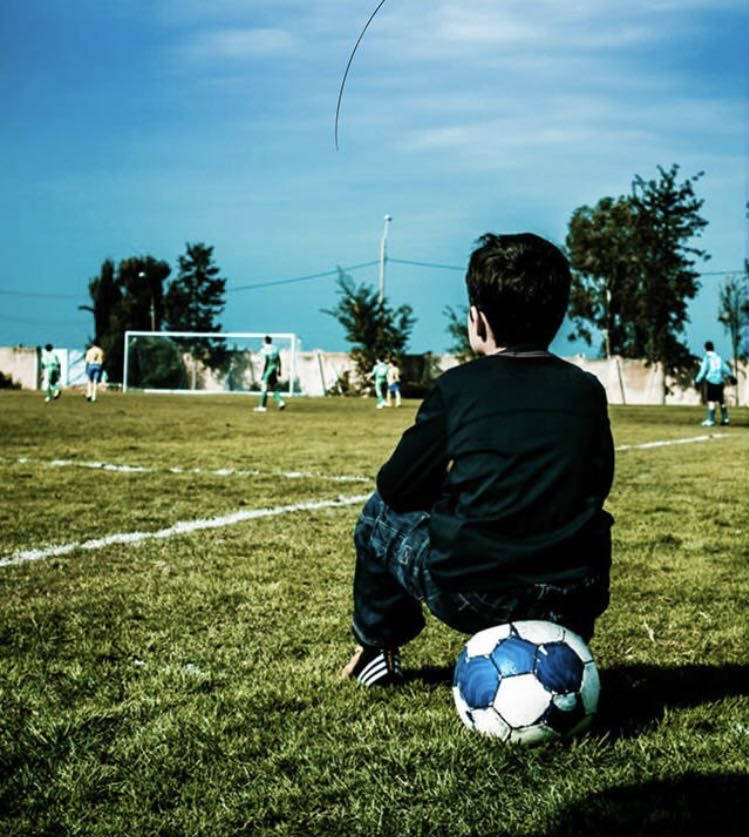
#> input picture 135-冯天杰/第三周作业/69e754ae5b5a3ecf8f150894ee6b095.jpg, 749 x 837 px
$ python '直方图均值化.py'
#> lines starting #> are read from the running program, lines starting #| are printed output that depends on the picture
import cv2
from matplotlib import pyplot as plt
# 解决subplot中文乱码
from matplotlib.font_manager import FontProperties

font_set = FontProperties(fname=r"c:\windows\fonts\simsun.ttc", size=8)

# 调整子图像位置
fig, ax = plt.subplots(4, 2)
fig.tight_layout()

# 原图灰度图
plt.subplot(421)
img = plt.imread("69e754ae5b5a3ecf8f150894ee6b095.jpg")
#> img is the input picture: shape (837, 749, 3); mean R, G, B 90.1, 118.8, 107.9
gray = cv2.cvtColor(img, cv2.COLOR_BGR2GRAY)
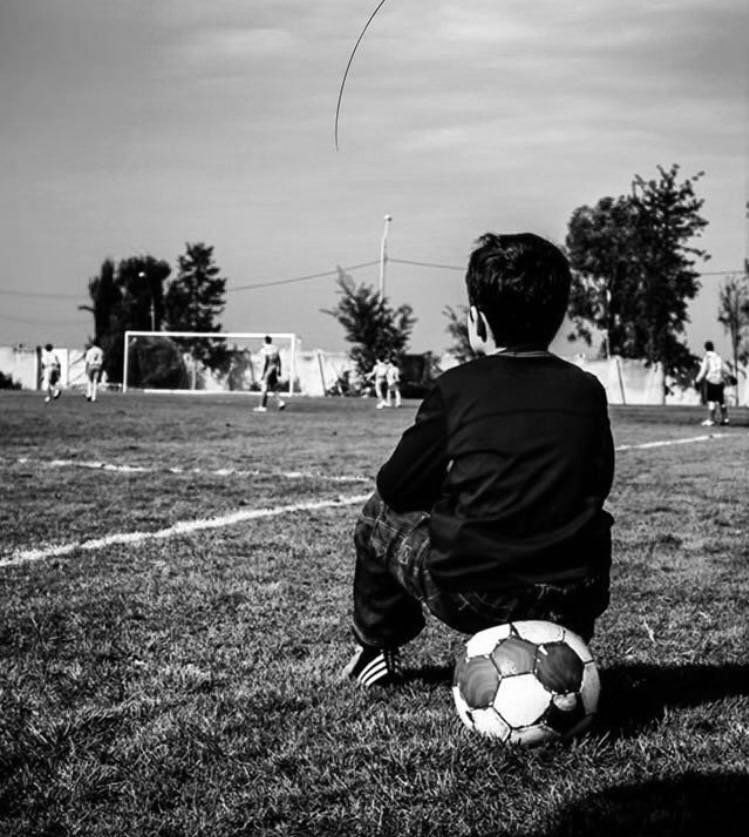
#> gray: shape (837, 749); min 0, max 255, mean 112.3
plt.title("原图灰度图", fontproperties=font_set)
plt.imshow(gray, cmap='gray')

# 原图灰度图直方图
plt.subplot(422)
hist = cv2.calcHist([gray], [0], None, [256], [0, 256])
#> hist = 256 values, max 14508 at index 1, min 76 at index 255, mean 2448.9
plt.hist(gray.ravel(), 256)
plt.title("原图灰度图直方图", fontproperties=font_set)

# 原图灰度图均值化
plt.subplot(423)
gray_equal = cv2.equalizeHist(gray)
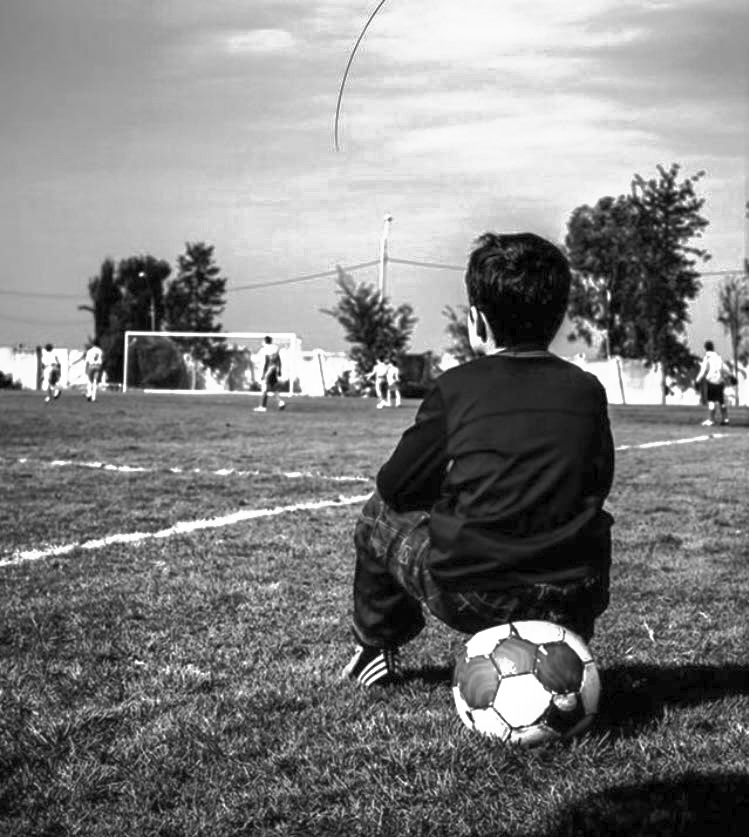
#> gray_equal: shape (837, 749); min 0, max 255, mean 127.8
plt.imshow(gray_equal, cmap="gray")
plt.title("原图灰度图均值化", fontproperties=font_set)

# 原图灰度图均值化直方
plt.subplot(424)
hist_gray_equal = cv2.calcHist([gray_equal], [0], None, [256], [0, 256])
#> hist_gray_equal = 256 values, max 14508 at index 6, min 0 at index 1, mean 2448.9
plt.hist(gray_equal.ravel(), 256)
plt.title("原图灰度图均值化直方图", fontproperties=font_set)

# 原图
plt.subplot(425)
plt.title("原图", fontproperties=font_set)
plt.imshow(img)

# 原图直方图
plt.subplot(426)
color = ("b", "g", "r")
for i, color_equal in enumerate(color):
    hist_img = cv2.calcHist([img], [i], None, [256], [0, 256])
    plt.title("原图直方图", fontproperties=font_set)
    plt.plot(hist_img, color=color_equal)

# 原图均值化
plt.subplot(427)
b, g, r = cv2.split(img)
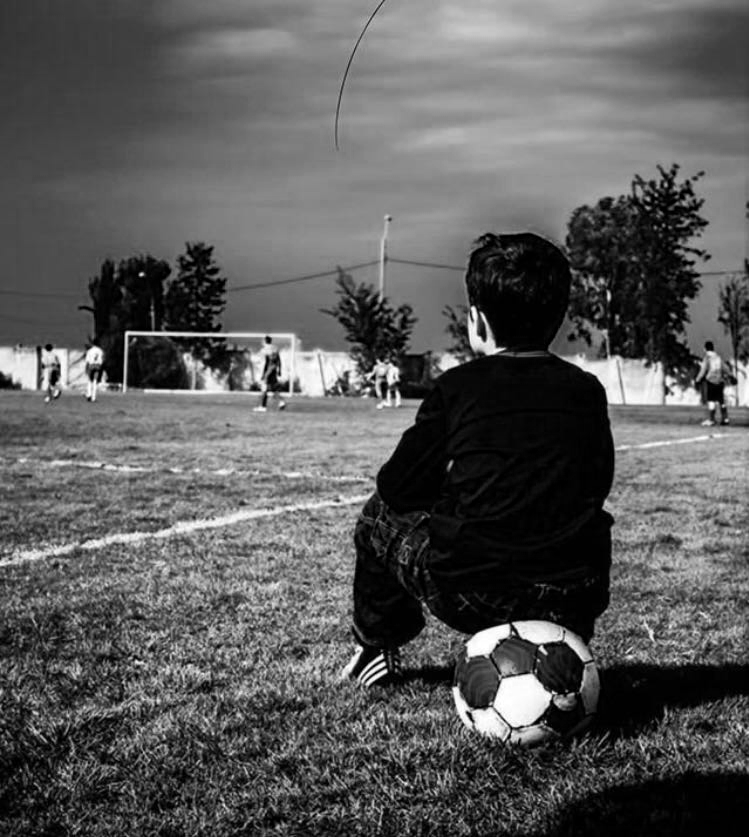
#> b: shape (837, 749); min 0, max 255, mean 90.1
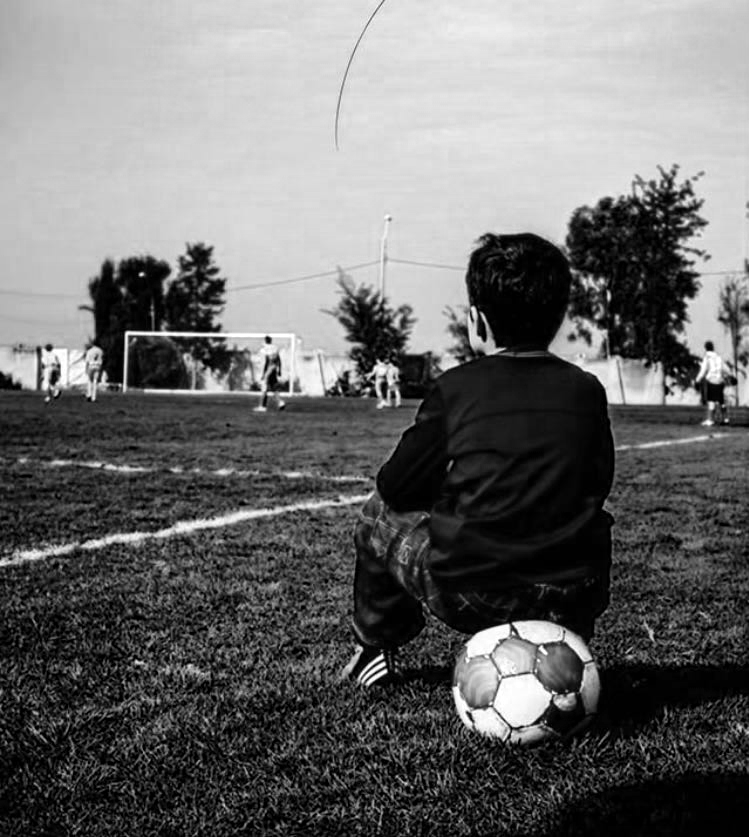
#> r: shape (837, 749); min 0, max 255, mean 107.9
hist_r = cv2.equalizeHist(r)
hist_g = cv2.equalizeHist(g)
hist_b = cv2.equalizeHist(b)
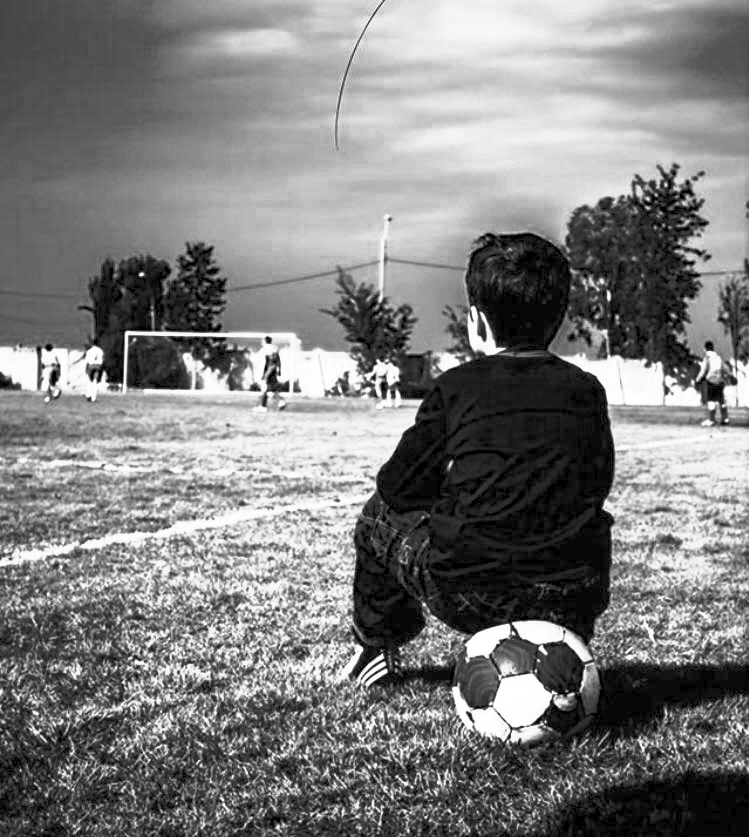
#> hist_b: shape (837, 749); min 0, max 255, mean 125.8
img_equal = cv2.merge((hist_b, hist_g, hist_r))
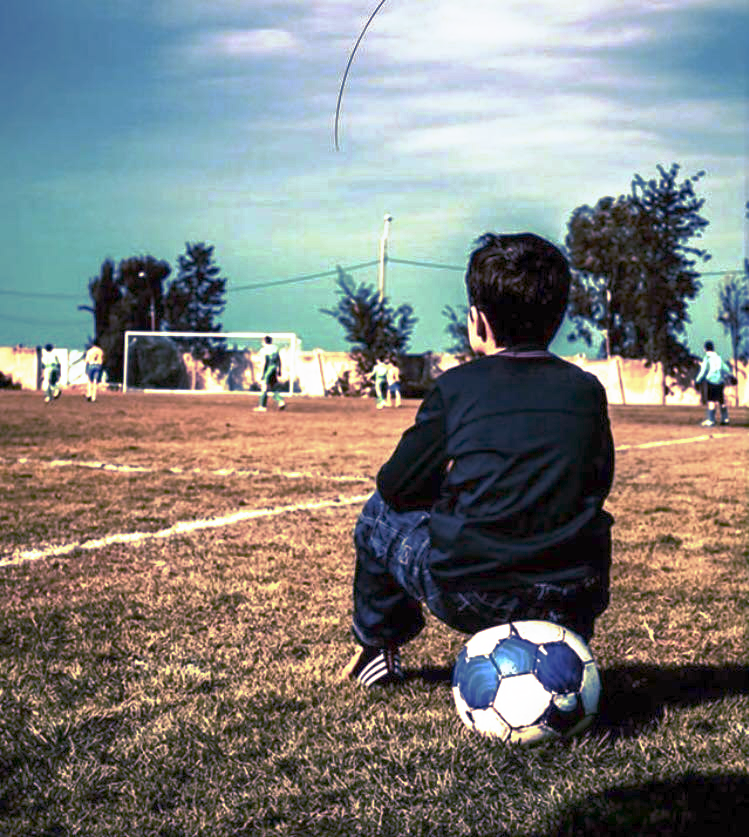
#> img_equal: shape (837, 749, 3); mean R, G, B 125.8, 127.2, 124.6
plt.title("原图均值化", fontproperties=font_set)
plt.imshow(img_equal)

# 原图均值化直方图
plt.subplot(428)
for i, color in enumerate(color):
    hist_img_equal = cv2.calcHist([img_equal], [i], None, [256], [0, 256])
    plt.title("原图均值化直方图", fontproperties=font_set)
    plt.plot(hist_img_equal, color=color)

plt.show()
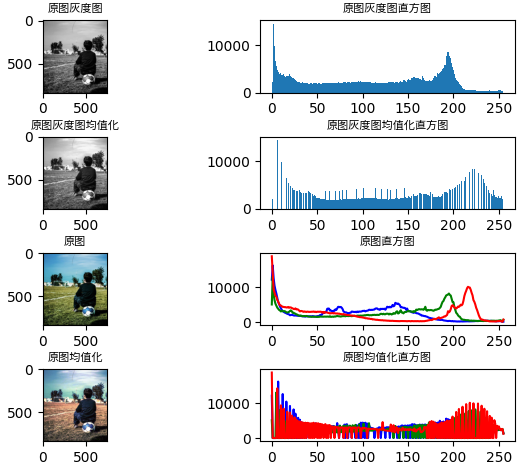
#> figure drawn by matplotlib, 8 panels; panel 2: tallest bar 14508 high, from x = 0.996 to 1.99; panel 4: tallest bar 14508 high, from x = 5.98 to 6.97; panel 6: curve peaks at x = 1, y = 16248; panel 6: curve peaks at x = 1, y = 13104
